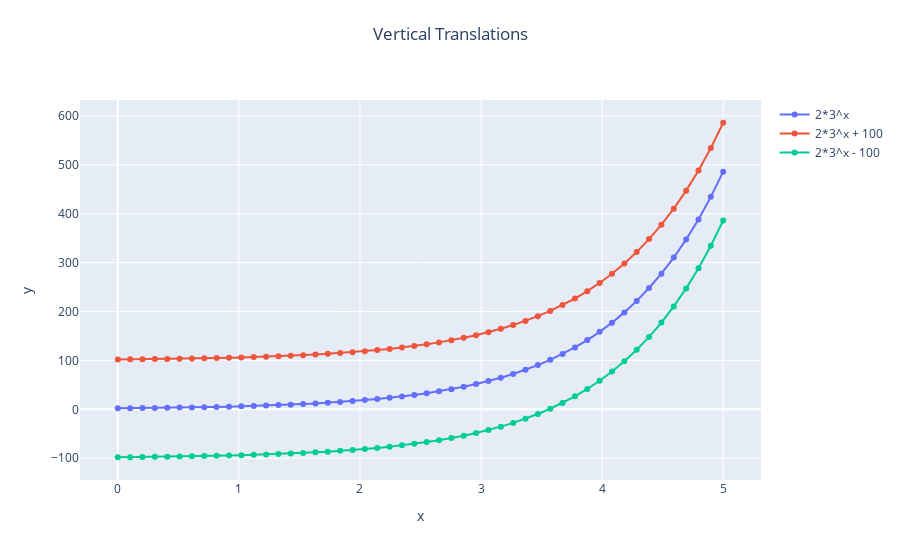

Source (notebook cell):
### Markdown cell above
# Translating vertically
You can translate vertically by 100 using:
```
f_translated = f - 100
```
We can do multiple vertical translations using:
```
plot.add_vert_translations([100, -100])
```
You can also change the title of the plot using:
```
plot.plot_functions_list(..., plot_title="Horizontal Translations")
```
The rest of the code is the same as before :-)

## Assignment: Plot vertical translations
Study the code below and then modify it to:<br>
1. Modify the code to translate the following function:
    $$ y = 4^x. $$
2. Modify the translation values for <tt>x=0, 10, -10<tt>.

### Code cell
# Generate the list of numbers
min_x = 0.0 
max_x = 5.0
num_points = 50
x_values = np.linspace(min_x, max_x, num_points)

# Define exponential function
f = 2*(3)**x
f_trans = f - 100
print("Original f = ", f, " translated f vertically by 100 = ", f_trans)

# Create a graph object
plot = graph_funs() 

# Add to the list of functions:
plot.add_fun(f)           # Add the original function.
plot.add_vert_translations(f, x_vals=[100, -100])


plot.plot_functions_list(x_values=x_values, plot_title="Vertical Translations")

### Figure 1 — Plotly figure (JSON) as saved in the notebook; plotly's stock layout.template omitted (floating-point values rounded to 4 significant figures)
{"data": [{"mode": "lines+markers", "name": "2*3^x", "showlegend": true, "type": "scatter", "x": [0, 0.102, 0.2041, 0.3061, 0.4082, 0.5102, 0.6122, 0.7143, 0.8163, 0.9184, 1.02, 1.122, 1.224, 1.327, 1.429, 1.531, 1.633, 1.735, 1.837, 1.939, 2.041, 2.143, 2.245, 2.347, 2.449, 2.551, 2.653, 2.755, 2.857, 2.959, 3.061, 3.163, 3.265, 3.367, 3.469, 3.571, 3.673, 3.776, 3.878, 3.98, 4.082, 4.184, 4.286, 4.388, 4.49, 4.592, 4.694, 4.796, 4.898, 5], "y": [2, 2.237, 2.503, 2.8, 3.132, 3.503, 3.919, 4.384, 4.904, 5.485, 6.136, 6.864, 7.678, 8.589, 9.608, 10.75, 12.02, 13.45, 15.04, 16.83, 18.83, 21.06, 23.56, 26.35, 29.48, 32.97, 36.89, 41.26, 46.16, 51.63, 57.76, 64.61, 72.27, 80.85, 90.44, 101.2, 113.2, 126.6, 141.6, 158.4, 177.2, 198.2, 221.7, 248.0, 277.5, 310.4, 347.2, 388.4, 434.5, 486]}, {"mode": "lines+markers", "name": "2*3^x + 100", "showlegend": true, "type": "scatter", "x": [0, 0.102, 0.2041, 0.3061, 0.4082, 0.5102, 0.6122, 0.7143, 0.8163, 0.9184, 1.02, 1.122, 1.224, 1.327, 1.429, 1.531, 1.633, 1.735, 1.837, 1.939, 2.041, 2.143, 2.245, 2.347, 2.449, 2.551, 2.653, 2.755, 2.857, 2.959, 3.061, 3.163, 3.265, 3.367, 3.469, 3.571, 3.673, 3.776, 3.878, 3.98, 4.082, 4.184, 4.286, 4.388, 4.49, 4.592, 4.694, 4.796, 4.898, 5], "y": [102, 102.2, 102.5, 102.8, 103.1, 103.5, 103.9, 104.4, 104.9, 105.5, 106.1, 106.9, 107.7, 108.6, 109.6, 110.7, 112.0, 113.4, 115.0, 116.8, 118.8, 121.1, 123.6, 126.4, 129.5, 133.0, 136.9, 141.3, 146.2, 151.6, 157.8, 164.6, 172.3, 180.8, 190.4, 201.2, 213.2, 226.6, 241.6, 258.4, 277.2, 298.2, 321.7, 348.0, 377.5, 410.4, 447.2, 488.4, 534.5, 586]}, {"mode": "lines+markers", "name": "2*3^x - 100", "showlegend": true, "type": "scatter", "x": [0, 0.102, 0.2041, 0.3061, 0.4082, 0.5102, 0.6122, 0.7143, 0.8163, 0.9184, 1.02, 1.122, 1.224, 1.327, 1.429, 1.531, 1.633, 1.735, 1.837, 1.939, 2.041, 2.143, 2.245, 2.347, 2.449, 2.551, 2.653, 2.755, 2.857, 2.959, 3.061, 3.163, 3.265, 3.367, 3.469, 3.571, 3.673, 3.776, 3.878, 3.98, 4.082, 4.184, 4.286, 4.388, 4.49, 4.592, 4.694, 4.796, 4.898, 5], "y": [-98, -97.76, -97.5, -97.2, -96.87, -96.5, -96.08, -95.62, -95.1, -94.51, -93.86, -93.14, -92.32, -91.41, -90.39, -89.25, -87.98, -86.55, -84.96, -83.17, -81.17, -78.94, -76.44, -73.65, -70.52, -67.03, -63.11, -58.74, -53.84, -48.37, -42.24, -35.39, -27.73, -19.15, -9.562, 1.166, 13.17, 26.59, 41.61, 58.41, 77.2, 98.22, 121.7, 148.0, 177.5, 210.4, 247.2, 288.4, 334.5, 386]}], "layout": {"autosize": false, "title": {"text": "Vertical Translations", "x": 0.5, "xanchor": "center", "y": 0.95, "yanchor": "top"}, "xaxis": {"title": {"text": "x"}}, "yaxis": {"title": {"text": "y"}}}}
